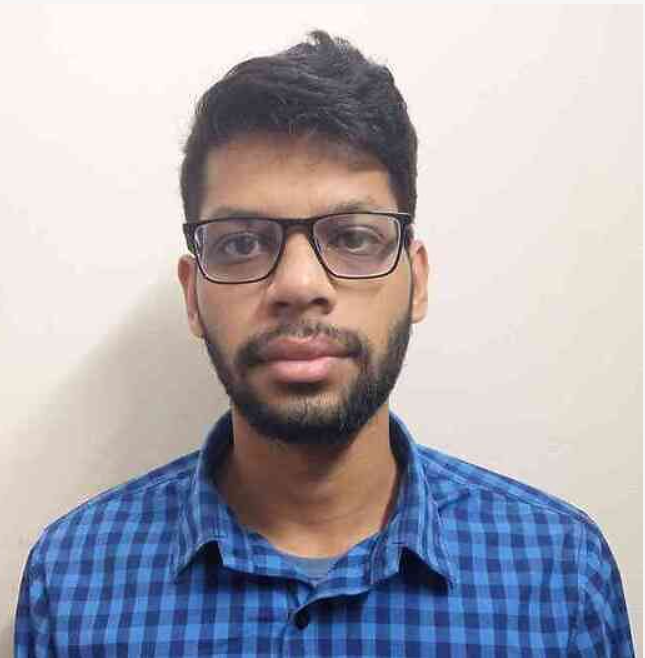
%> input picture CSE 4246 Digital Image Processing/img/saad.png, 645 x 658 px
$ octave lab_1_final_image_read.m   (GNU Octave 9; MATLAB toolbox functions it lacks are replaced by stand-ins)
%> lines starting %> are read from the running program, lines starting %| are printed output that depends on the picture; in (x1, y1, x2, y2) boxes, pixels count from 0 and x2, y2 are one past the last pixel; in counts of white or black regions, pixels touching at a corner belong together; the program's own positions count from 1
% Clear All:
clear;
clc;
% Read image from folder:
imgRGB=imread('img/saad.png');
%> imgRGB is the input picture: size 658x645x3 uint8; mean R, G, B 171.4, 168.7, 177.5

% Show image:
% subplot(3,3,1);
figure();
imshow(imgRGB);
title('RGB image');

% Convert to grayscale:
imgGRAY=rgb2gray(imgRGB);
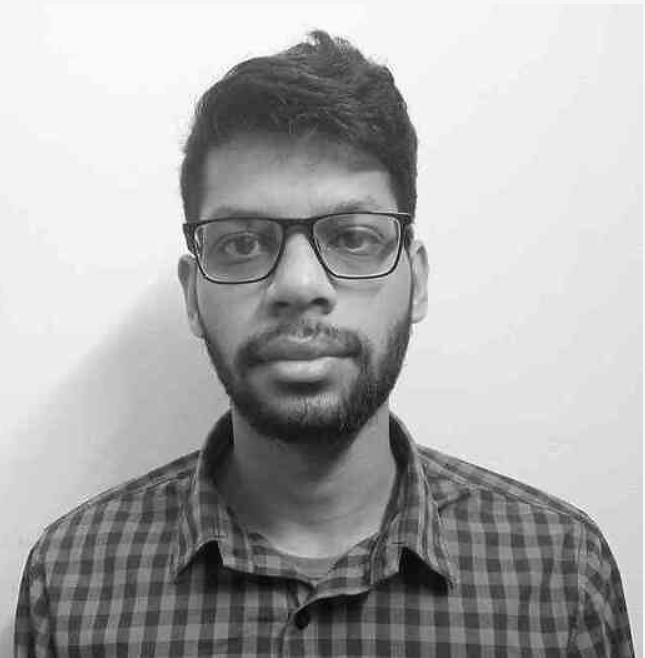
%> imgGRAY: size 658x645 uint8; min 3, max 253, mean 170.5
% Show image:
% subplot(3,3,2);
figure();
imshow(imgGRAY);
title('GRAY image');

% Convert to binary:
imgBIN=im2bw(imgRGB);
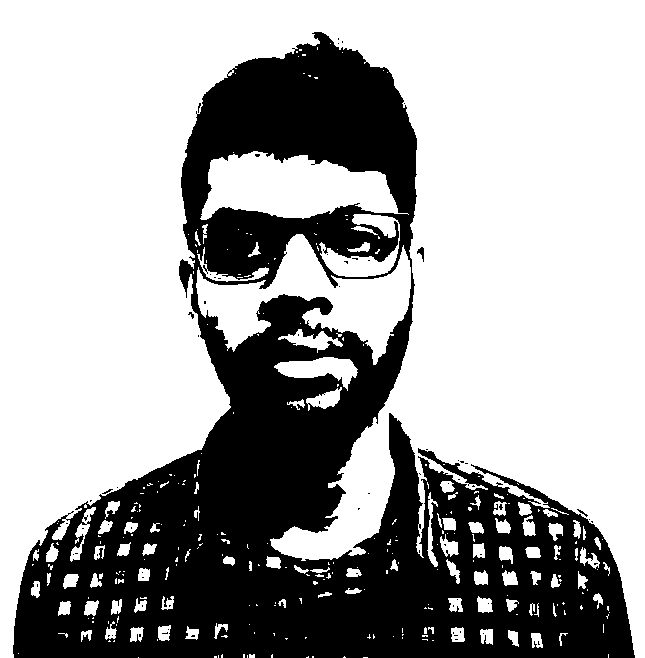
%> imgBIN: size 658x645 logical; 65.5% white; 71 black regions (67 under 20 px), largest, box (x1, y1, x2, y2) and area: (13, 32, 635, 658) 146210, (417, 247, 424, 262) 51, (577, 509, 588, 517) 23, (188, 312, 194, 319) 20
% Show image:
% subplot(3,3,3);
figure();
imshow(imgBIN);
title('Binary image');

% Image Bands:
imgRED=imgRGB(:,:,1);
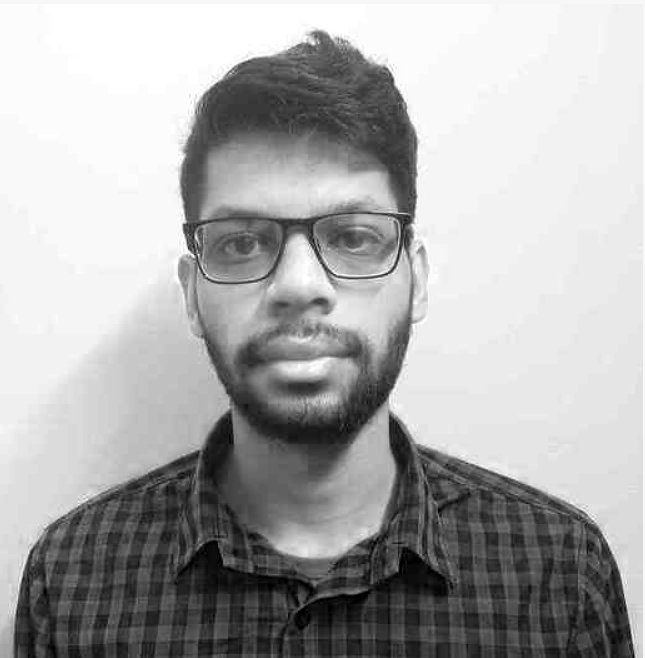
%> imgRED: size 658x645 uint8; min 0, max 255, mean 171.4
imgGREEN=imgRGB(:,:,2);
imgBLUE=imgRGB(:,:,3);
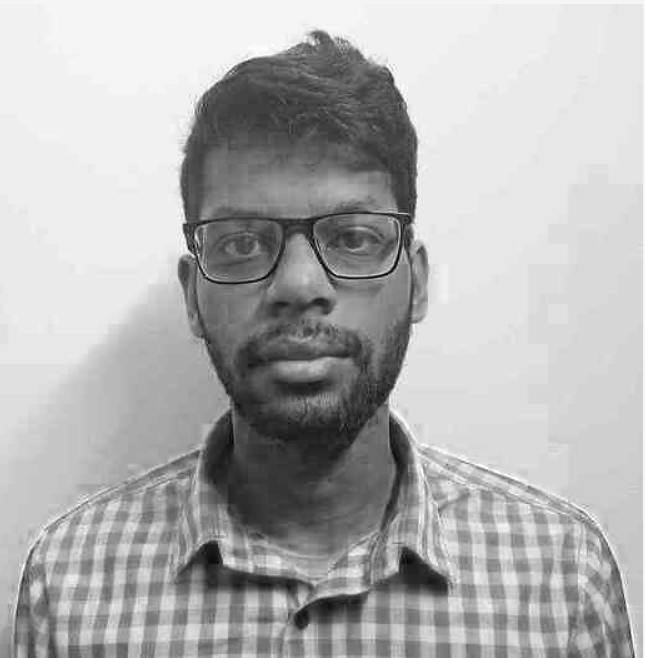
%> imgBLUE: size 658x645 uint8; min 0, max 255, mean 177.5

% Show image:
% subplot(3,3,4);
figure();
imshow(imgRED);
title('Red Band');
% subplot(3,3,5);
figure();
imshow(imgGREEN);
title('GREEN Band');
% subplot(3,3,6);
figure();
imshow(imgBLUE);
title('BLUE Band');

% Specific color:
% Image size:
[r, c, b]=size(imgRGB)
%> r = 658; c = 645; b = 3
% Make a black band:
BLACK=zeros(r,c);
% True single color:
imgTRED=cat(3,imgRED,BLACK,BLACK);
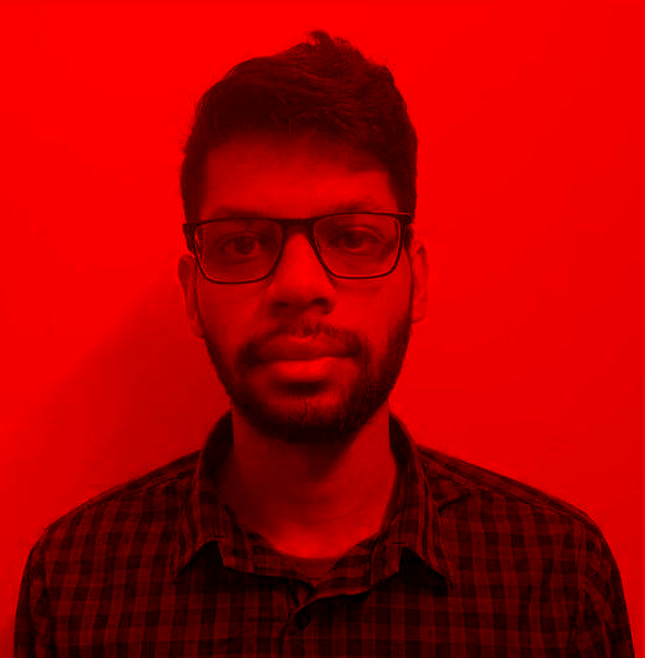
%> imgTRED: size 658x645x3 uint8; mean R, G, B 171.4, 0, 0
imgTGREEN=cat(3,BLACK,imgGREEN,BLACK);
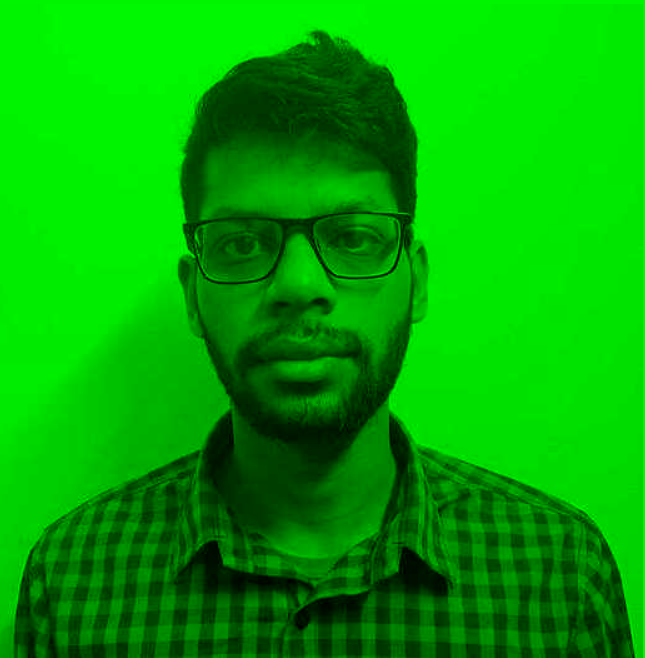
%> imgTGREEN: size 658x645x3 uint8; mean R, G, B 0, 168.7, 0
imgTBLUE=cat(3,BLACK,BLACK,imgBLUE);
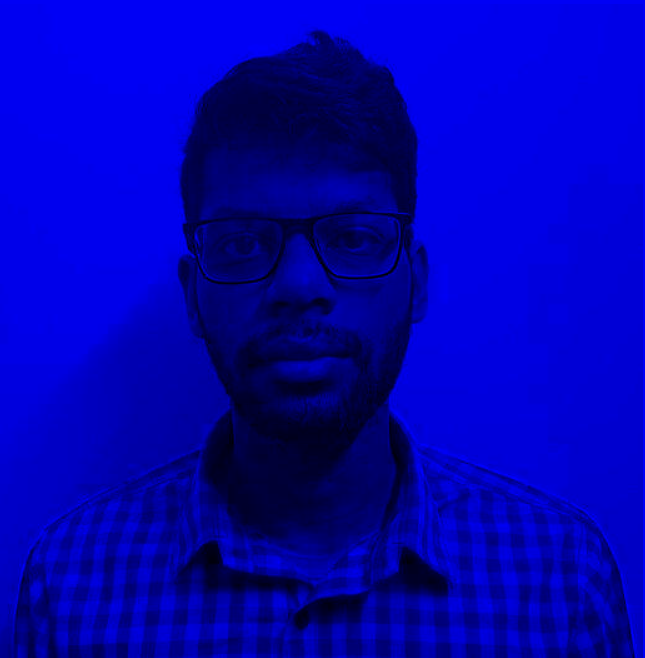
%> imgTBLUE: size 658x645x3 uint8; mean R, G, B 0, 0, 177.5

% Show image:
% subplot(3,3,7);
figure();
imshow(imgTRED);
title('True Red Band');
% subplot(3,3,8);
figure();
imshow(imgTGREEN);
title('True Green Band');
% subplot(3,3,9);
figure();
imshow(imgTBLUE);
title('True Blue Band');

$ run again, with CSE 4246 Digital Image Processing/img/hari.png copied over CSE 4246 Digital Image Processing/img/saad.png
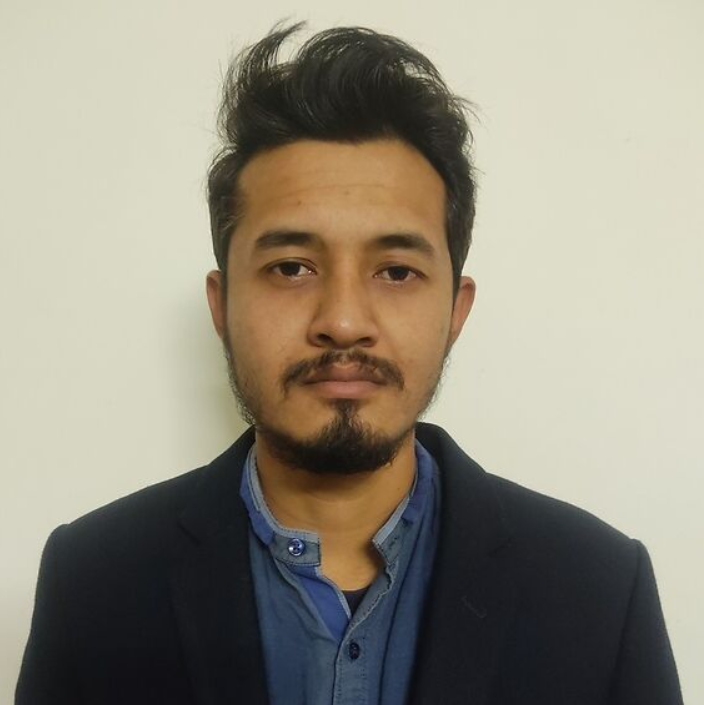
%> input picture CSE 4246 Digital Image Processing/img/hari.png, 704 x 705 px
%> imgRGB is the input picture: size 705x704x3 uint8; mean R, G, B 147.6, 141.9, 126.9
%> `imgBIN=im2bw(imgRGB);`:
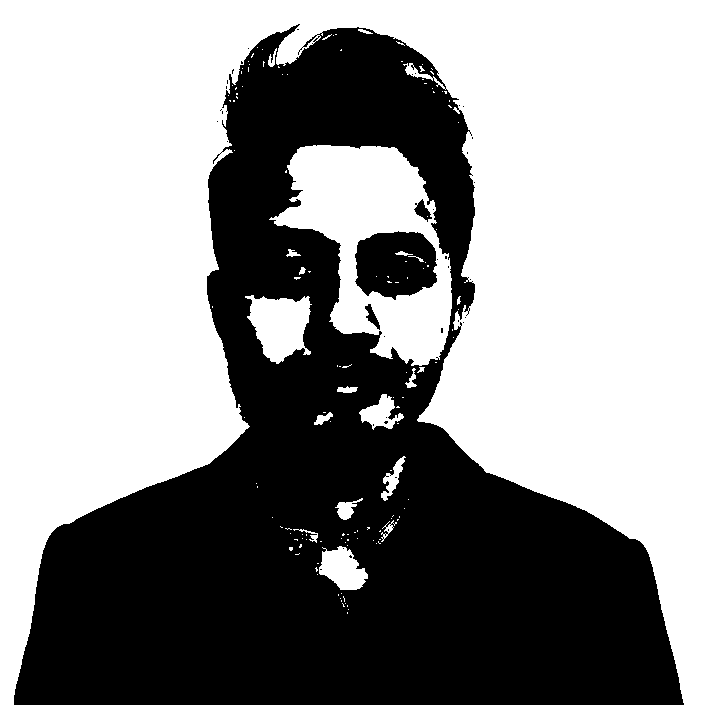
%> imgBIN: size 705x704 logical; 57.6% white; 39 black regions (35 under 20 px), largest, box (x1, y1, x2, y2) and area: (14, 24, 684, 705) 205362, (355, 231, 437, 300) 4422, (414, 199, 432, 222) 189, (365, 304, 380, 330) 158
%> `imgTBLUE=cat(3,BLACK,BLACK,imgBLUE);`:
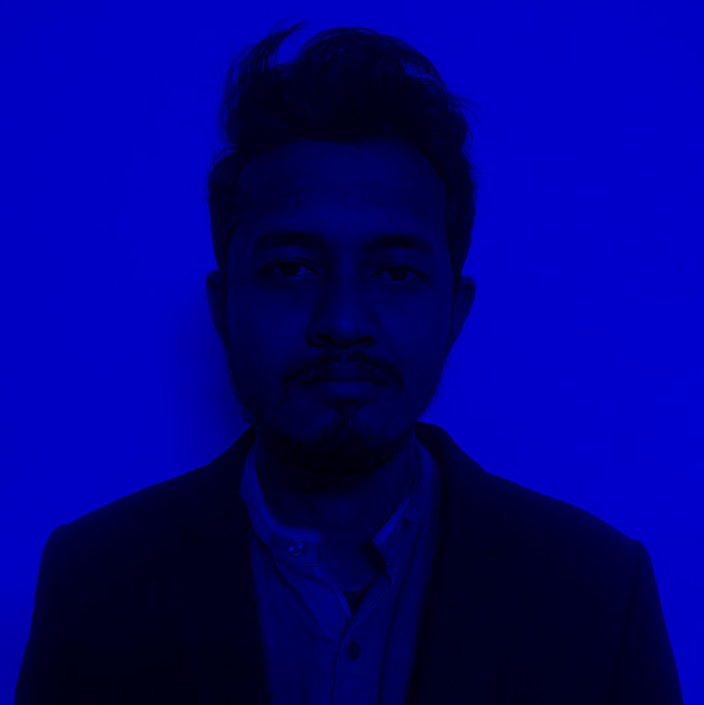
%> imgTBLUE: size 705x704x3 uint8; mean R, G, B 0, 0, 126.9

$ run again, with CSE 4246 Digital Image Processing/img/razia_body.png copied over CSE 4246 Digital Image Processing/img/saad.png
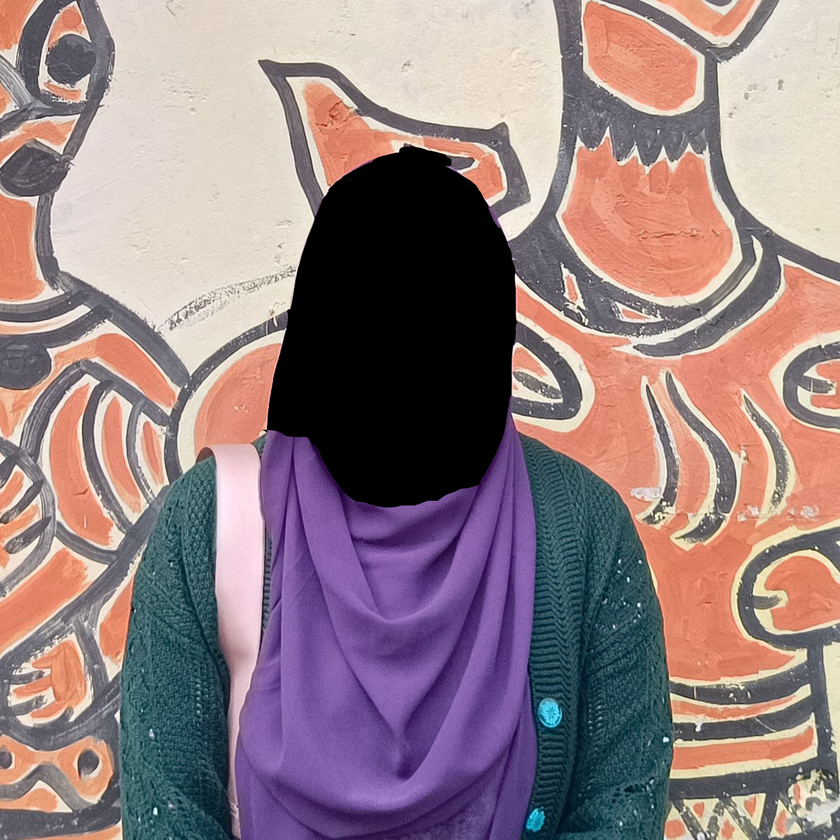
%> input picture CSE 4246 Digital Image Processing/img/razia_body.png, 840 x 840 px, shrunk from 1243 x 1243 before the run
%> imgRGB is the input picture: size 840x840x3 uint8; mean R, G, B 146.9, 126.3, 129.4
%> `imgBIN=im2bw(imgRGB);`:
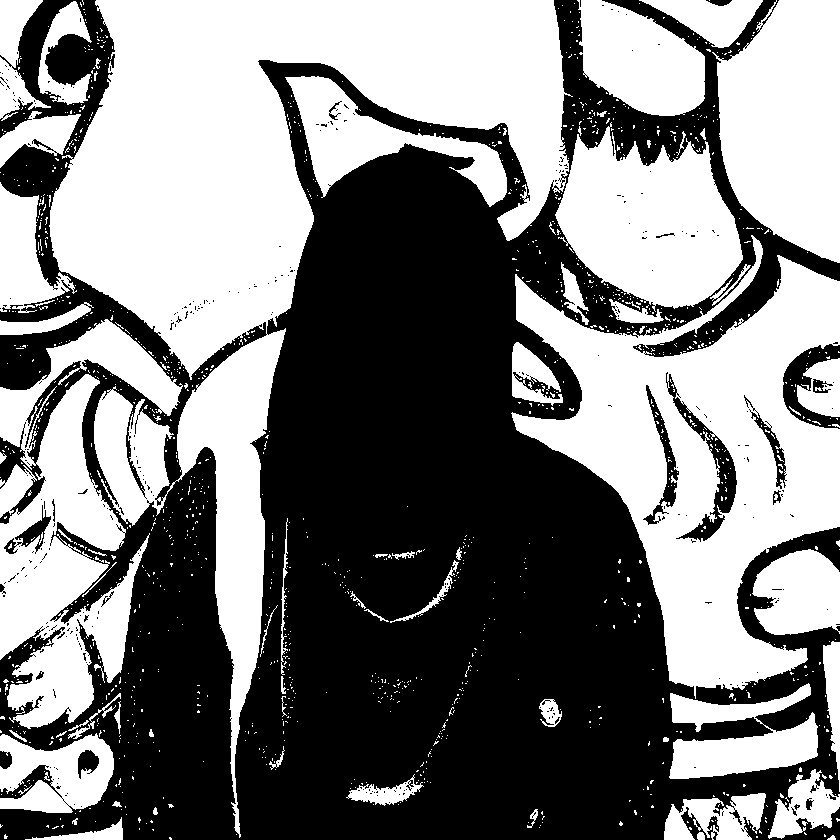
%> imgBIN: size 840x840 logical; 50% white; 1358 white regions (1288 under 20 px), largest, box (x1, y1, x2, y2) and area: (49, 0, 573, 838) 128357, (511, 235, 840, 699) 66324, (0, 319, 183, 729) 32465
%> `imgTBLUE=cat(3,BLACK,BLACK,imgBLUE);`:
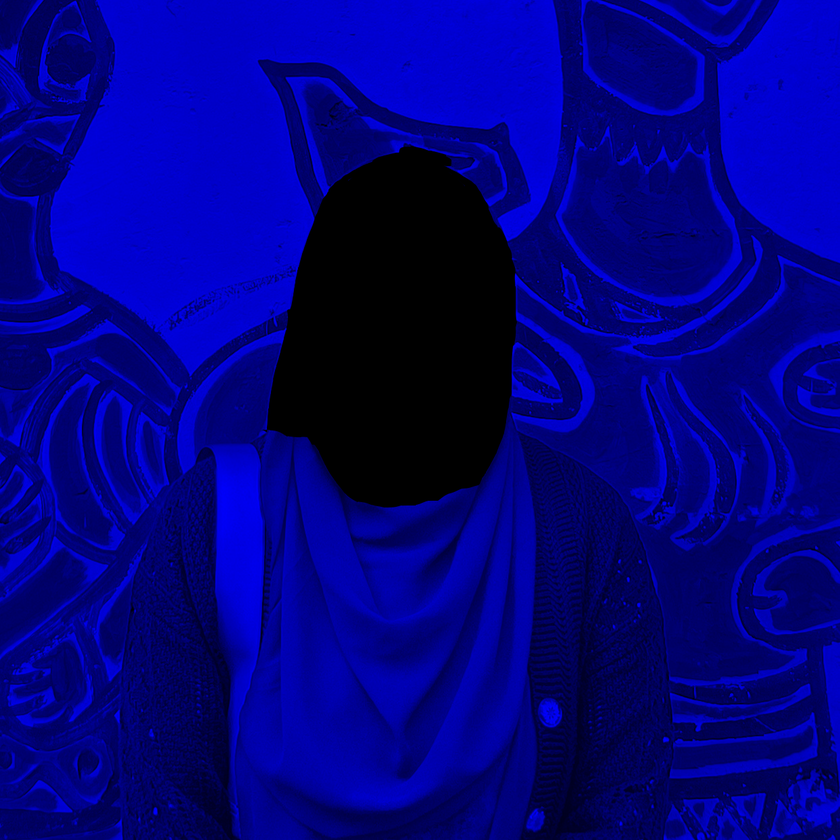
%> imgTBLUE: size 840x840x3 uint8; mean R, G, B 0, 0, 129.4
